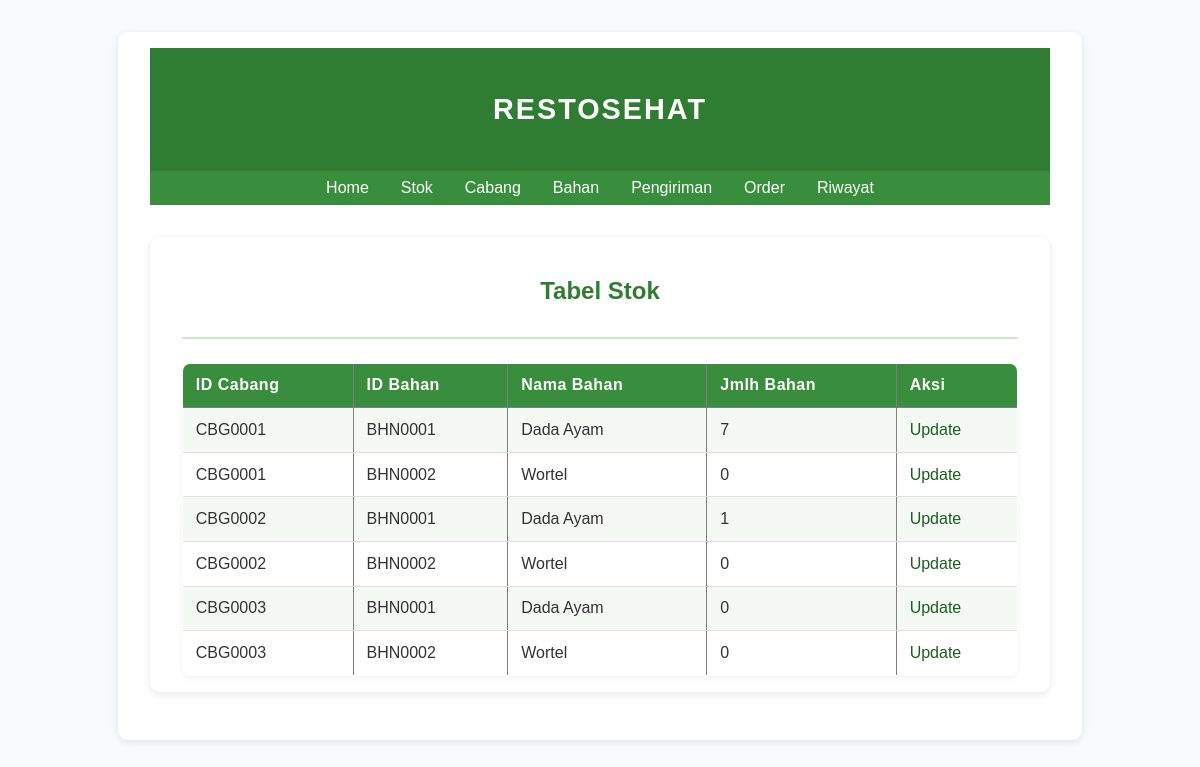
/stok, run on an earlier commit of the app's database.
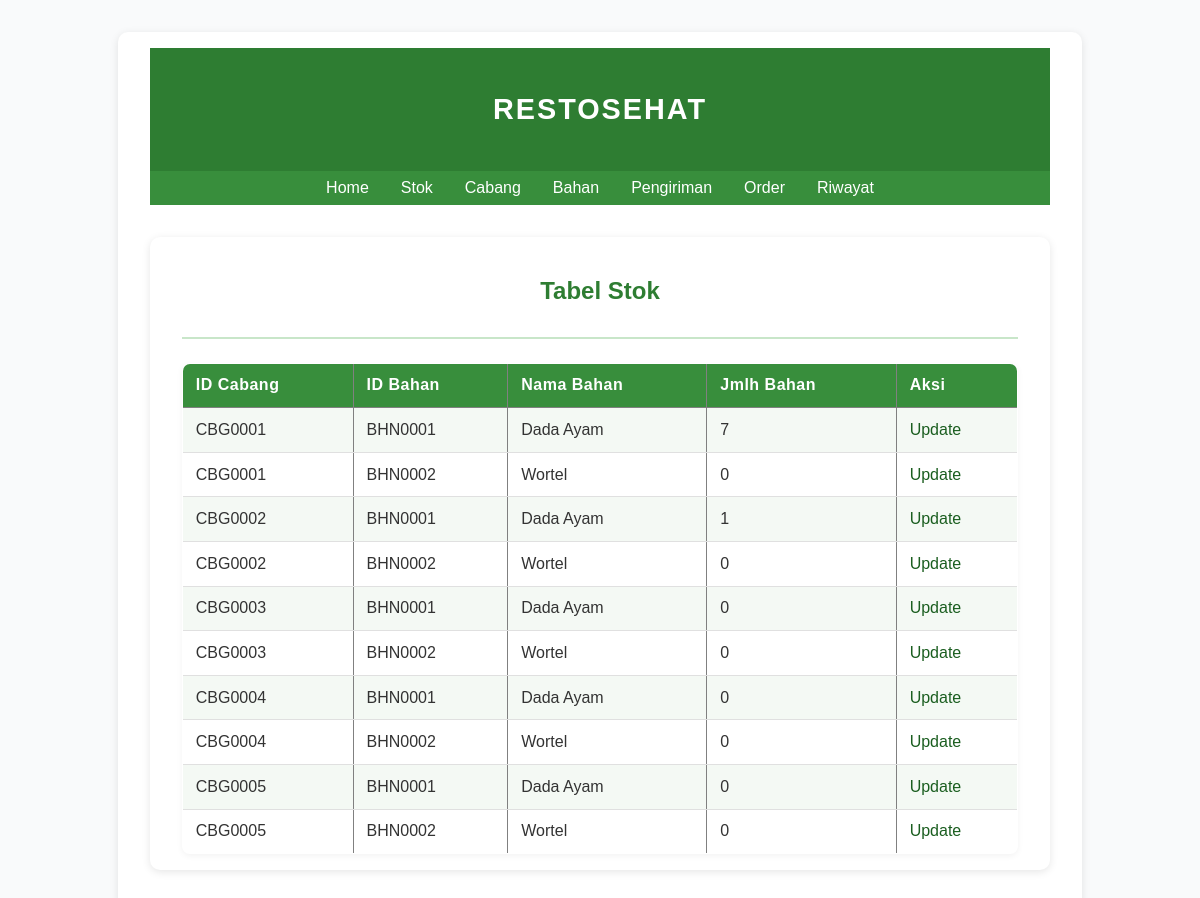
And on a later commit of the database.
### main.py (models this page shows, shortened)
class Stock(db.Model):
    idPrefix = 'STK'
    id = db.Column(db.String(5), primary_key=True)
    idCabang = db.Column(db.String(5), ForeignKey('cabang.id', ondelete='CASCADE'), nullable=False,)
    idBahan = db.Column(db.String(5), ForeignKey('bahan.id', ondelete='CASCADE'), nullable=False)
    namaBahan = db.Column(db.String(200), nullable=False)
    jmlhBahan = db.Column(db.Integer, nullable=False)

### main.py (the view)
@app.route("/stok", methods=['POST', 'GET'])
def stok():
    stocks = Stock.query.order_by(Stock.idCabang).all()
    cabangs = {stock.idCabang for stock in stocks}
    return render_template('stok.html', stocks=stocks, cabangs=cabangs)

### templates/stok.html (shortened to what this page needs)
{% extends 'base.html' %}
{% block body %}
<div class="content">
    <div class="head-name">
        <p>RESTOSEHAT</p>
    </div>
    <div class="navbar">
        <ul>
            <li><a href="/">Home</a></li>
            <li><a href="/stok">Stok</a></li>
            <li><a href="/cabang">Cabang</a></li>
            <li><a href="/bahan">Bahan</a></li>
            <li><a href="/pengiriman">Pengiriman</a></li>
            <li><a href="/order">Order</a></li>
            <li><a href="/riwayat">Riwayat</a></li>
        </ul>
    </div>
    <div class="content">
        <div class="head-content">
            <p>Tabel Stok</p>
        </div>
        <div class="main-content">
            {% if stocks|length < 1 %}
            <h4>Kosong</h4>
            {% else %}
            <table border="1" cellspacing="0">
                <tr>
                    <th>ID Cabang</th>
                    <th>ID Bahan</th>
                    <th>Nama Bahan</th>
                    <th>Jmlh Bahan</th>
                    <th>Aksi</th>
                </tr>
                {% for stock in stocks %}
                <tr>
                    <td>{{ stock.idCabang }}</td>
                    <td>{{ stock.idBahan }}</td>
                    <td>{{ stock.namaBahan }}</td>
                    <td>{{ stock.jmlhBahan }}</td>
                    <td>
                        {% if stock.idCabang == 'CBG0001' %}
                        <a href="/order">Update</a>
                        {% else %}
                        <a href="/update_stok/{{stock.idCabang}}">Update</a>
                        {% endif %}
                    </td>
                </tr>
                {% endfor %}
            </table>
            {% endif %}
        </div>
    </div>
</div>
{% endblock %}

### templates/base.html (shortened to what this page needs)
<!DOCTYPE html>
<html lang="en">
    <head>
        <link rel="stylesheet" href="{{ url_for('static', filename='main.css') }}">
    </head>
    <body>
        {% block body %}{% endblock %}
    </body>
</html>

### static/main.css (style rules this page uses)
body { margin: 0; padding: 0; font-family: 'Poppins', sans-serif; background-color: #f9fafb; color: #333; }
.head-name { background-color: #2e7d32; color: white; text-align: center; padding: 1rem 0; font-size: 1.8rem; font-weight: 600; letter-spacing: 2px; }
.navbar { background-color: #388e3c; padding: 0.5rem 0; }
.navbar ul { list-style: none; display: flex; justify-content: center; gap: 2rem; margin: 0; padding: 0; }
.navbar a { text-decoration: none; color: white; font-weight: 500; transition: 0.2s ease-in-out; }
.content { max-width: 900px; margin: 2rem auto; padding: 1rem 2rem; background-color: white; border-radius: 10px; box-shadow: 0 2px 8px rgba(0,0,0,0.1); }
.head-content { text-align: center; font-size: 1.5rem; font-weight: 600; color: #2e7d32; border-bottom: 2px solid #c8e6c9; padding-bottom: 0.5rem; margin-bottom: 1.5rem; }
.main-content { display: flex; flex-direction: column; align-items: center; gap: 1.5rem; }
table { width: 100%; border-collapse: collapse; border-radius: 8px; overflow: hidden; box-shadow: 0 2px 6px rgba(0,0,0,0.05); }
th { background-color: #388e3c; color: white; text-align: left; padding: 0.8rem; font-weight: 600; letter-spacing: 0.5px; }
td { padding: 0.8rem; border-bottom: 1px solid #e0e0e0; }
tr:nth-child(even) { background-color: #f4f9f4; }
td a { text-decoration: none; color: #1b5e20; font-weight: 500; transition: color 0.2s ease-in-out; }

What changed in the data, as far as the page shows it:
added Stock: idCabang "CBG0004", idBahan "BHN0001", namaBahan "Dada Ayam", jmlhBahan "0"
added Stock: idCabang "CBG0004", idBahan "BHN0002", namaBahan "Wortel", jmlhBahan "0"
added Stock: idCabang "CBG0005", idBahan "BHN0001", namaBahan "Dada Ayam", jmlhBahan "0"
added Stock: idCabang "CBG0005", idBahan "BHN0002", namaBahan "Wortel", jmlhBahan "0"
